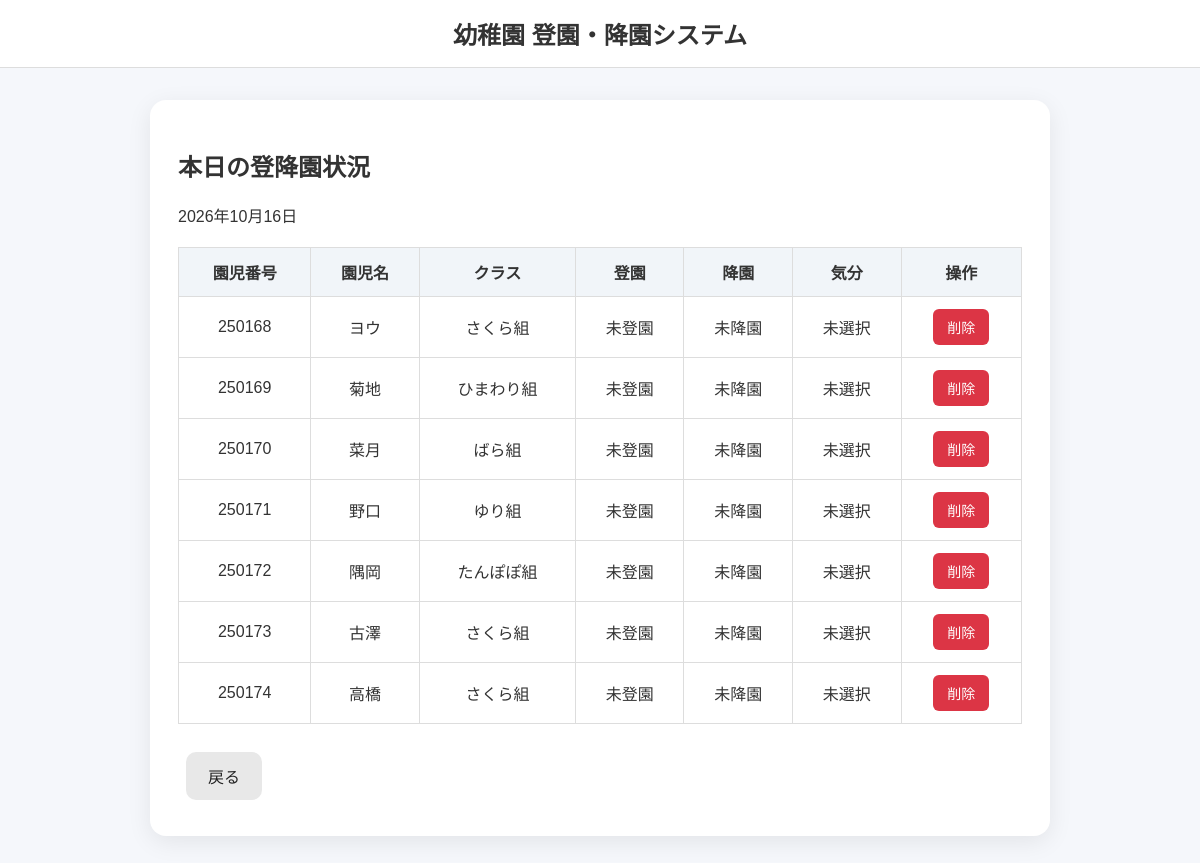
Page /dashboard/ on the earlier database version.
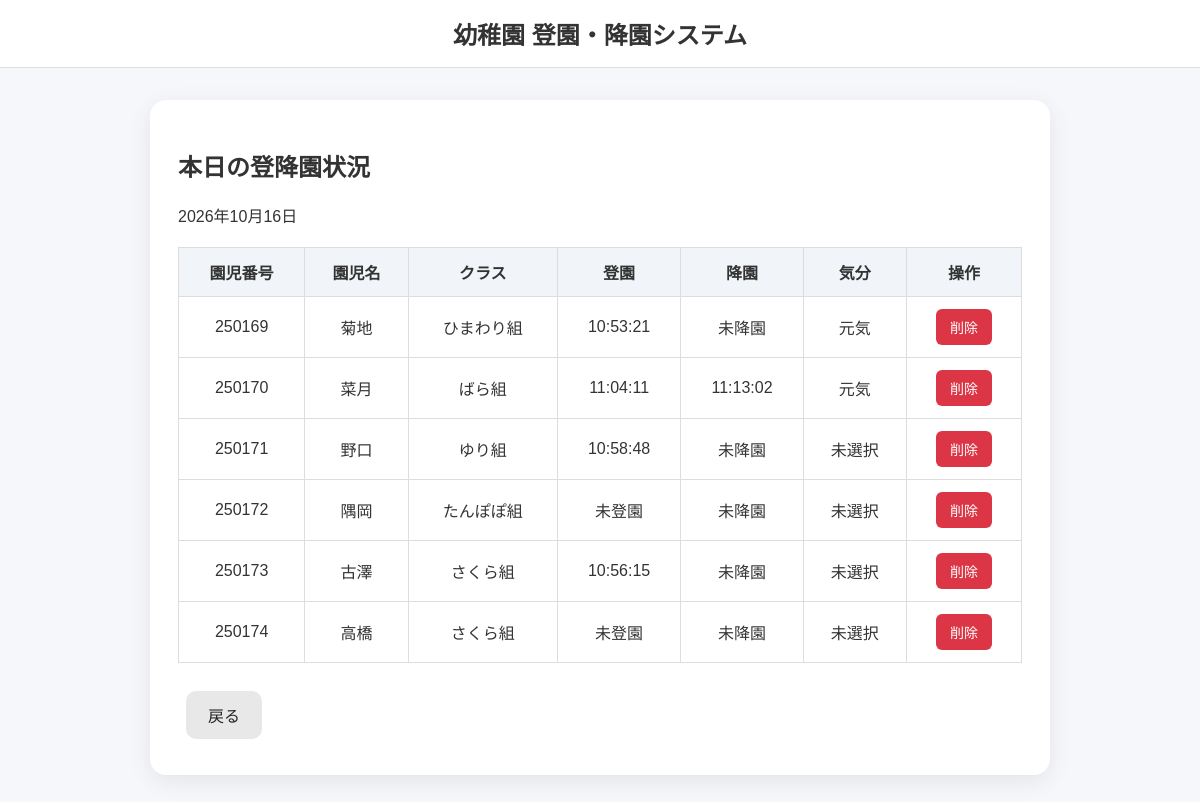
Same page on the later database version.
### attendance/models.py (models this page shows, shortened)
class Student(models.Model):
    CLASS_CHOICES = [
        ("sakura","さくら組"),
        ("himawari","ひまわり組"),
        ("bara","ばら組"),
        ("yuri","ゆり組"),
        ("tanpopo","たんぽぽ組")
    ]
    name = models.CharField("園児名", max_length=100)
    student_number = models.CharField("園児番号", max_length=30, unique=True)
    class_name = models.CharField("クラス名",max_length=50,choices=CLASS_CHOICES,blank=True)
    photo = models.ImageField("顔写真", upload_to="students/")
    is_active = models.BooleanField("在園", default=True)

class Attendance(models.Model):
    TYPE_CHOICES = [
        ("in", "登園"),
        ("out", "降園"),
    ]
    student = models.ForeignKey(
        Student,
        on_delete=models.CASCADE,
        related_name="attendance_records",
    )
    attendance_type = models.CharField(
        "区分",
        max_length=10,
        choices=TYPE_CHOICES,
    )
    timestamp = models.DateTimeField("時刻", auto_now_add=True)
    class Meta:
        ordering = ["-timestamp"]

class DailyMood(models.Model):
    MOOD_CHOICES = [
        ("happy", "元気"),
        ("normal", "ふつう"),
        ("sad", "かなしい"),
    ]
    student = models.ForeignKey(
        Student,
        on_delete=models.CASCADE,
        related_name="daily_moods",
    )
    date = models.DateField("日付")
    mood = models.CharField(
        "本日の気分", max_length=10, choices=MOOD_CHOICES,
    )
    updated_at = models.DateTimeField("更新日時", auto_now=True)
    class Meta:
        constraints = [
            models.UniqueConstraint(
                fields=["student", "date"],
                name="unique_student_daily_mood",
            )
        ]

### attendance/views.py (the view)
# urls.py: path("dashboard/", views.dashboard, name="dashboard"),
def dashboard(request):
    today = timezone.localdate()
    moods_by_student = {
        item.student_id: item
        for item in DailyMood.objects.filter(date=today)
    }
    students = Student.objects.filter(is_active=True).order_by("student_number")
    rows = []
    for student in students:
        records = Attendance.objects.filter(
            student=student,
            timestamp__date=today,
        )
        in_record = records.filter(attendance_type="in").order_by("timestamp").first()
        out_record = records.filter(attendance_type="out").order_by("timestamp").first()
        rows.append({
            "student": student,
            "in_record": in_record,
            "out_record": out_record,
            "daily_mood": moods_by_student.get(student.pk),
        })
    return render(
        request,
        "attendance/dashboard.html",
        {"rows": rows, "today": today},
    )

### templates/attendance/dashboard.html (shortened to what this page needs)
{% extends "attendance/base.html" %}
{% block content %}
<div class="card">
    <h2>本日の登降園状況</h2>
    <p>{{ today|date:"Y年m月d日" }}</p>
    <table class="status-table">
        <thead>
            <tr>
                <th>園児番号</th>
                <th>園児名</th>
                <th>クラス</th>
                <th>登園</th>
                <th>降園</th>
                <th>気分</th>
                <th>操作</th>
            </tr>
        </thead>
        <tbody>
            {% for row in rows %}
            <tr>
                <td>{{ row.student.student_number }}</td>
                <td>{{ row.student.name }}</td>
                <td>{{row.student.get_class_name_display|default:"未設定"}}</td>
                <td>
                    {% if row.in_record %}
                    {{ row.in_record.timestamp|date:"H:i:s" }}
                    {% else %}
                    未登園
                    {% endif %}
                </td>
                <td>
                    {% if row.out_record %}
                    {{ row.out_record.timestamp|date:"H:i:s" }}
                    {% else %}
                    未降園
                    {% endif %}
                </td>
                <td>
                    {% if row.daily_mood %}
                    {{ row.daily_mood.get_mood_display }}
                    {% else %}
                    未選択
                    {% endif %}
                </td>
                <td>
                    <form method="post" action="{% url 'attendance:student_delete' row.student.id %}"
                        onsubmit="return confirm('園児と出欠記録を完全に削除しますか？');" style="display:inline;">
                        <button type="submit" class="delete-btn">削除</button>
                    </form>
                </td>
            </tr>
            {% empty %}
            <tr>
                <td colspan="7">園児が登録されていません。</td>
            </tr>
            {% endfor %}
        </tbody>
    </table>
    <a class="btn" href="{% url 'attendance:top' %}">戻る</a>
</div>
{% endblock %}

### templates/attendance/base.html (shortened to what this page needs)
{% load static %}
<!DOCTYPE html>
<html lang="ja">
<head>
    <link rel="stylesheet" href="{% static 'attendance/style.css' %}">
</head>
<body>
    <header class="site-header">
        <h1>幼稚園 登園・降園システム</h1>
    </header>
    <main class="container">
        {% block content %}{% endblock %}
    </main>
</body>
</html>

### static/attendance/style.css (style rules this page uses)
* { box-sizing: border-box; }
body { margin: 0; font-family: Arial, "Yu Gothic", sans-serif; background: #f5f7fb; color: #333; }
.site-header { background: white; border-bottom: 1px solid #ddd; padding: 16px 24px; text-align: center; }
.site-header h1 { margin: 0; font-size: 24px; }
.container { width: min(900px, 94%); margin: 32px auto; }
.card { background: white; border-radius: 16px; padding: 28px; box-shadow: 0 6px 24px rgba(0, 0, 0, 0.08); }
.btn { display: inline-block; padding: 12px 22px; margin: 8px; border: none; border-radius: 10px; background: #e8e8e8; color: #222; text-decoration: none; font-size: 16px; cursor: pointer; }
.status-table { width: 100%; border-collapse: collapse; margin: 20px 0; }
.status-table th, .status-table td { border: 1px solid #ddd; padding: 12px; text-align: center; }
.status-table th { background: #f1f5f9; }
.delete-btn { display: inline-block; padding: 8px 14px; border: none; border-radius: 6px; background: #dc3545; color: #fff; font-size: 14px; text-decoration: none; cursor: pointer; }
.status-table form { margin: 0; }

Differences in the rows shown:
removed Student: student.student_number "250168", student.name "ヨウ", student.class_name "さくら組", shows "未登園", shows "未降園", shows "未選択"
shown differently, row unchanged: Student "菊地": in_record.timestamp (not shown) → "10:53:21"; daily_mood.mood (not shown) → "元気"; no longer shows "未登園 未選択"
shown differently, row unchanged: Student "菜月": in_record.timestamp (not shown) → "11:04:11"; out_record.timestamp (not shown) → "11:13:02"; daily_mood.mood (not shown) → "元気"; no longer shows "未登園 未降園 未選択"
shown differently, row unchanged: Student "野口": in_record.timestamp (not shown) → "10:58:48"; no longer shows "未登園"
shown differently, row unchanged: Student "古澤": in_record.timestamp (not shown) → "10:56:15"; no longer shows "未登園"
